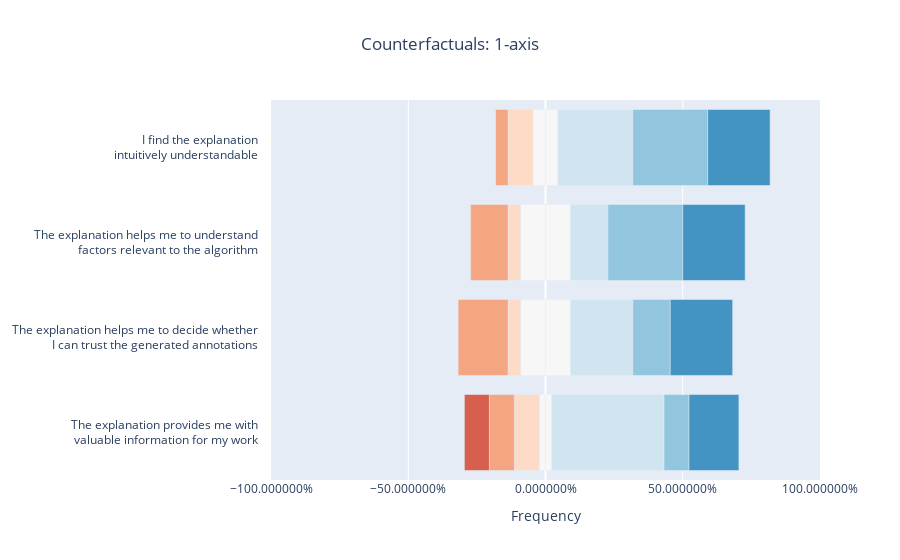
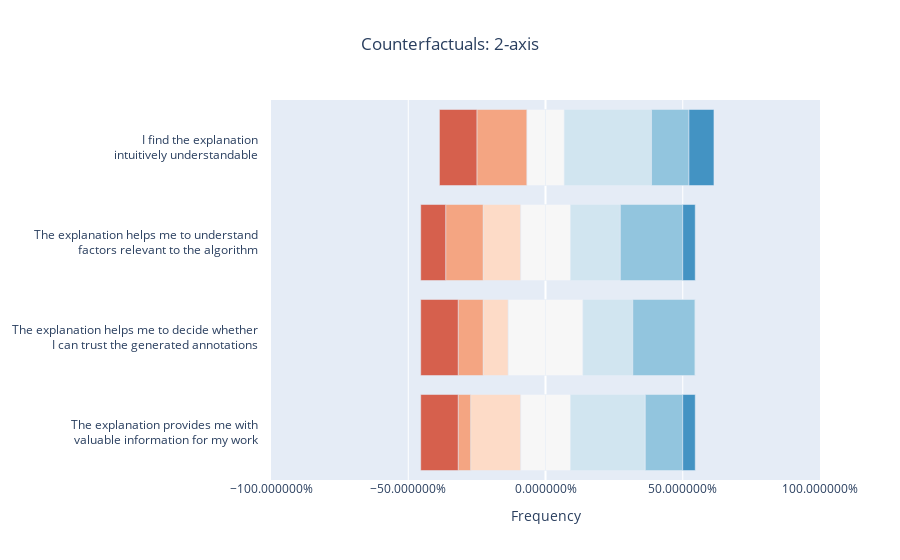
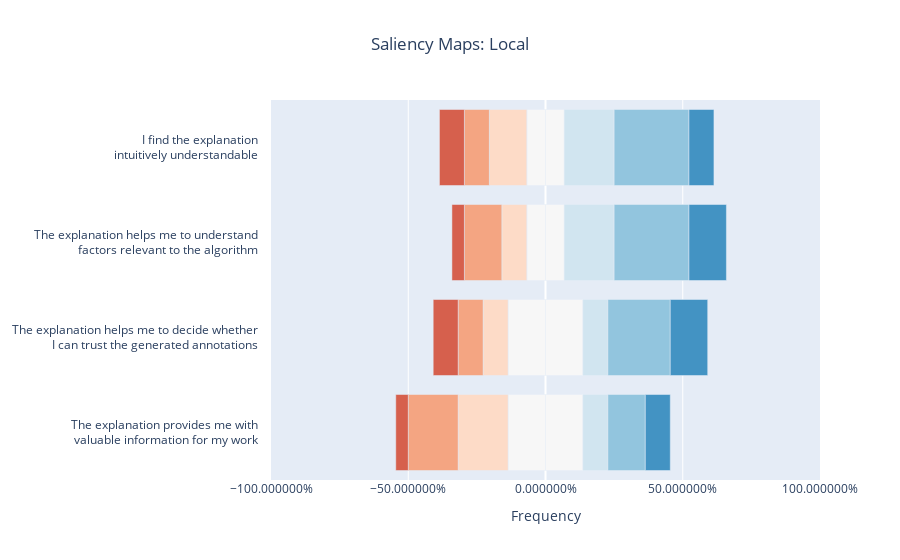
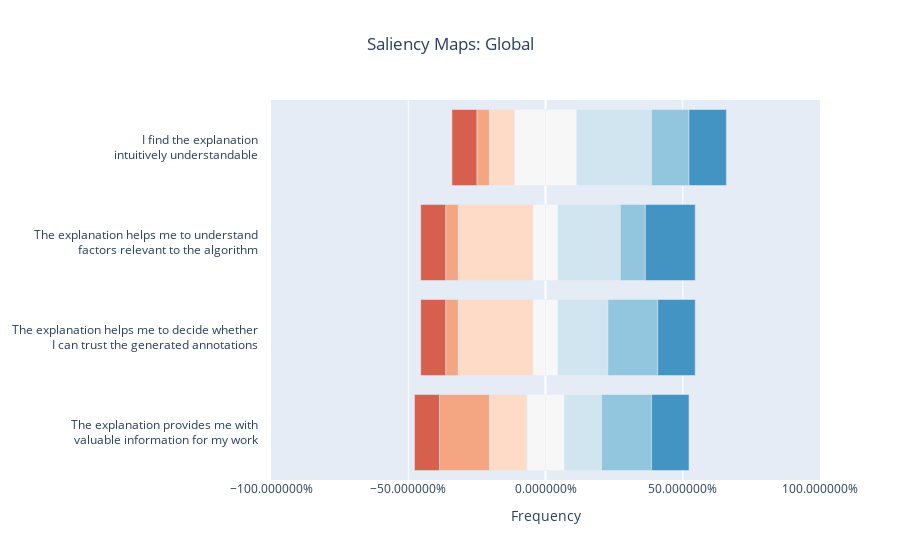

Notebook source saved alongside these figures, in order:
### Markdown cell above
## Stacked diverging bar charts

### Code cell
from typing import Optional
from collections import Counter

import plotly
import plotly.graph_objects as go

def stackedBarChartDF(
    df: pd.DataFrame,
    title: str, 
    palette: list,
    attributes: list = ["Understandability", "Usability", "Informativeness", "Value"],
    labels: Optional[list] = None,
    save_fig: bool = False,
    save_dir: str = "images",
):
    counters = [Counter(df[attribute]) for attribute in attributes]

    fig = go.Figure()  # type: ignore
    
    category_order = [
        "Strongly disagree",
        "Disagree",
        "Slightly disagree",
        "Neutral",
        "Slightly agree",
        "Agree",
        "Strongly agree",
    ]

    number_order = [1, 2, 3, 4, 5, 6, 7]

    def add_bar_trace(num, transform):
        rating = number_order[num]
        counts = [counter[rating] for counter in counters]
        total_count = sum(counters[0].values())

        xvals = [transform(count) / total_count for count in counts]

        fig.add_trace(
            go.Bar(
                x=xvals,
                y=labels if labels else attributes,
                orientation="h",
                name=category_order[num],
                # customdata=xvals,
                # hovertemplate = "%{y}: %{customdata}",
                width=0.8,
                marker_color=palette[num],
            ) # type: ignore
        )  

    # negative side
    add_bar_trace(3, lambda x: x * -0.5)
    for num in reversed(range(0, 3)):
        add_bar_trace(num, lambda x: x * -1)

    # positive side
    add_bar_trace(3, lambda x: x * 0.5)
    for num in range(4, 7):
        add_bar_trace(num, lambda x: x)

    fig.update_layout(
        barmode="relative",
        yaxis_autorange="reversed",
        title=title,
        title_x=0.5,
        xaxis={"tick0": 0, "title": "Frequency", "tickformat": "%", "range": [-1, 1]},
        showlegend=False,
    )
    fig.show()

    if save_fig:
        if not os.path.exists(save_dir):
            os.mkdir(save_dir)
        filename = "".join(i for i in name if i not in "\\/:*?<>|")
        fig.write_image(f"{save_dir}/{filename}.png")

palette = [plotly.colors.diverging.RdBu[n] for n in [2, 3, 4, 5, 6, 7, 8]]  # type: ignore
space = ' ' * 4
labels = [
    f"I find the explanation{space}<br>intuitively understandable{space}", 
    f"The explanation helps me to understand{space}<br>factors relevant to the algorithm{space}",
    f"The explanation helps me to decide whether{space}<br> I can trust the generated annotations{space}",
    f"The explanation provides me with{space}<br>valuable information for my work{space}",
    ]

for name, df in result_dataframes.items():
    stackedBarChartDF(
        df,
        name,
        palette,
        labels=labels,
        save_fig=True,
        save_dir=os.path.splitext(results_filepath)[0],
    )

### Figure 1 — Plotly figure (JSON) as saved in the notebook; plotly's stock layout.template omitted (floating-point values rounded to 4 significant figures)
{"data": [{"marker": {"color": "rgb(247,247,247)"}, "name": "Neutral", "orientation": "h", "type": "bar", "width": 0.8, "x": [-0.04545, -0.09091, -0.09091, -0.02273], "y": ["I find the explanation    <br>intuitively understandable    ", "The explanation helps me to understand    <br>factors relevant to the algorithm    ", "The explanation helps me to decide whether    <br> I can trust the generated annotations    ", "The explanation provides me with    <br>valuable information for my work    "]}, {"marker": {"color": "rgb(253,219,199)"}, "name": "Slightly disagree", "orientation": "h", "type": "bar", "width": 0.8, "x": [-0.09091, -0.04545, -0.04545, -0.09091], "y": ["I find the explanation    <br>intuitively understandable    ", "The explanation helps me to understand    <br>factors relevant to the algorithm    ", "The explanation helps me to decide whether    <br> I can trust the generated annotations    ", "The explanation provides me with    <br>valuable information for my work    "]}, {"marker": {"color": "rgb(244,165,130)"}, "name": "Disagree", "orientation": "h", "type": "bar", "width": 0.8, "x": [-0.04545, -0.1364, -0.1818, -0.09091], "y": ["I find the explanation    <br>intuitively understandable    ", "The explanation helps me to understand    <br>factors relevant to the algorithm    ", "The explanation helps me to decide whether    <br> I can trust the generated annotations    ", "The explanation provides me with    <br>valuable information for my work    "]}, {"marker": {"color": "rgb(214,96,77)"}, "name": "Strongly disagree", "orientation": "h", "type": "bar", "width": 0.8, "x": [0, 0, 0, -0.09091], "y": ["I find the explanation    <br>intuitively understandable    ", "The explanation helps me to understand    <br>factors relevant to the algorithm    ", "The explanation helps me to decide whether    <br> I can trust the generated annotations    ", "The explanation provides me with    <br>valuable information for my work    "]}, {"marker": {"color": "rgb(247,247,247)"}, "name": "Neutral", "orientation": "h", "type": "bar", "width": 0.8, "x": [0.04545, 0.09091, 0.09091, 0.02273], "y": ["I find the explanation    <br>intuitively understandable    ", "The explanation helps me to understand    <br>factors relevant to the algorithm    ", "The explanation helps me to decide whether    <br> I can trust the generated annotations    ", "The explanation provides me with    <br>valuable information for my work    "]}, {"marker": {"color": "rgb(209,229,240)"}, "name": "Slightly agree", "orientation": "h", "type": "bar", "width": 0.8, "x": [0.2727, 0.1364, 0.2273, 0.4091], "y": ["I find the explanation    <br>intuitively understandable    ", "The explanation helps me to understand    <br>factors relevant to the algorithm    ", "The explanation helps me to decide whether    <br> I can trust the generated annotations    ", "The explanation provides me with    <br>valuable information for my work    "]}, {"marker": {"color": "rgb(146,197,222)"}, "name": "Agree", "orientation": "h", "type": "bar", "width": 0.8, "x": [0.2727, 0.2727, 0.1364, 0.09091], "y": ["I find the explanation    <br>intuitively understandable    ", "The explanation helps me to understand    <br>factors relevant to the algorithm    ", "The explanation helps me to decide whether    <br> I can trust the generated annotations    ", "The explanation provides me with    <br>valuable information for my work    "]}, {"marker": {"color": "rgb(67,147,195)"}, "name": "Strongly agree", "orientation": "h", "type": "bar", "width": 0.8, "x": [0.2273, 0.2273, 0.2273, 0.1818], "y": ["I find the explanation    <br>intuitively understandable    ", "The explanation helps me to understand    <br>factors relevant to the algorithm    ", "The explanation helps me to decide whether    <br> I can trust the generated annotations    ", "The explanation provides me with    <br>valuable information for my work    "]}], "layout": {"barmode": "relative", "showlegend": false, "title": {"text": "Counterfactuals: 1-axis", "x": 0.5}, "xaxis": {"range": [-1, 1], "tick0": 0, "tickformat": "%", "title": {"text": "Frequency"}}, "yaxis": {"autorange": "reversed"}}}

### Figure 2 — Plotly figure (JSON) as saved in the notebook; plotly's stock layout.template omitted (floating-point values rounded to 4 significant figures)
{"data": [{"marker": {"color": "rgb(247,247,247)"}, "name": "Neutral", "orientation": "h", "type": "bar", "width": 0.8, "x": [-0.06818, -0.09091, -0.1364, -0.09091], "y": ["I find the explanation    <br>intuitively understandable    ", "The explanation helps me to understand    <br>factors relevant to the algorithm    ", "The explanation helps me to decide whether    <br> I can trust the generated annotations    ", "The explanation provides me with    <br>valuable information for my work    "]}, {"marker": {"color": "rgb(253,219,199)"}, "name": "Slightly disagree", "orientation": "h", "type": "bar", "width": 0.8, "x": [0, -0.1364, -0.09091, -0.1818], "y": ["I find the explanation    <br>intuitively understandable    ", "The explanation helps me to understand    <br>factors relevant to the algorithm    ", "The explanation helps me to decide whether    <br> I can trust the generated annotations    ", "The explanation provides me with    <br>valuable information for my work    "]}, {"marker": {"color": "rgb(244,165,130)"}, "name": "Disagree", "orientation": "h", "type": "bar", "width": 0.8, "x": [-0.1818, -0.1364, -0.09091, -0.04545], "y": ["I find the explanation    <br>intuitively understandable    ", "The explanation helps me to understand    <br>factors relevant to the algorithm    ", "The explanation helps me to decide whether    <br> I can trust the generated annotations    ", "The explanation provides me with    <br>valuable information for my work    "]}, {"marker": {"color": "rgb(214,96,77)"}, "name": "Strongly disagree", "orientation": "h", "type": "bar", "width": 0.8, "x": [-0.1364, -0.09091, -0.1364, -0.1364], "y": ["I find the explanation    <br>intuitively understandable    ", "The explanation helps me to understand    <br>factors relevant to the algorithm    ", "The explanation helps me to decide whether    <br> I can trust the generated annotations    ", "The explanation provides me with    <br>valuable information for my work    "]}, {"marker": {"color": "rgb(247,247,247)"}, "name": "Neutral", "orientation": "h", "type": "bar", "width": 0.8, "x": [0.06818, 0.09091, 0.1364, 0.09091], "y": ["I find the explanation    <br>intuitively understandable    ", "The explanation helps me to understand    <br>factors relevant to the algorithm    ", "The explanation helps me to decide whether    <br> I can trust the generated annotations    ", "The explanation provides me with    <br>valuable information for my work    "]}, {"marker": {"color": "rgb(209,229,240)"}, "name": "Slightly agree", "orientation": "h", "type": "bar", "width": 0.8, "x": [0.3182, 0.1818, 0.1818, 0.2727], "y": ["I find the explanation    <br>intuitively understandable    ", "The explanation helps me to understand    <br>factors relevant to the algorithm    ", "The explanation helps me to decide whether    <br> I can trust the generated annotations    ", "The explanation provides me with    <br>valuable information for my work    "]}, {"marker": {"color": "rgb(146,197,222)"}, "name": "Agree", "orientation": "h", "type": "bar", "width": 0.8, "x": [0.1364, 0.2273, 0.2273, 0.1364], "y": ["I find the explanation    <br>intuitively understandable    ", "The explanation helps me to understand    <br>factors relevant to the algorithm    ", "The explanation helps me to decide whether    <br> I can trust the generated annotations    ", "The explanation provides me with    <br>valuable information for my work    "]}, {"marker": {"color": "rgb(67,147,195)"}, "name": "Strongly agree", "orientation": "h", "type": "bar", "width": 0.8, "x": [0.09091, 0.04545, 0, 0.04545], "y": ["I find the explanation    <br>intuitively understandable    ", "The explanation helps me to understand    <br>factors relevant to the algorithm    ", "The explanation helps me to decide whether    <br> I can trust the generated annotations    ", "The explanation provides me with    <br>valuable information for my work    "]}], "layout": {"barmode": "relative", "showlegend": false, "title": {"text": "Counterfactuals: 2-axis", "x": 0.5}, "xaxis": {"range": [-1, 1], "tick0": 0, "tickformat": "%", "title": {"text": "Frequency"}}, "yaxis": {"autorange": "reversed"}}}

### Figure 3 — Plotly figure (JSON) as saved in the notebook; plotly's stock layout.template omitted (floating-point values rounded to 4 significant figures)
{"data": [{"marker": {"color": "rgb(247,247,247)"}, "name": "Neutral", "orientation": "h", "type": "bar", "width": 0.8, "x": [-0.06818, -0.06818, -0.1364, -0.1364], "y": ["I find the explanation    <br>intuitively understandable    ", "The explanation helps me to understand    <br>factors relevant to the algorithm    ", "The explanation helps me to decide whether    <br> I can trust the generated annotations    ", "The explanation provides me with    <br>valuable information for my work    "]}, {"marker": {"color": "rgb(253,219,199)"}, "name": "Slightly disagree", "orientation": "h", "type": "bar", "width": 0.8, "x": [-0.1364, -0.09091, -0.09091, -0.1818], "y": ["I find the explanation    <br>intuitively understandable    ", "The explanation helps me to understand    <br>factors relevant to the algorithm    ", "The explanation helps me to decide whether    <br> I can trust the generated annotations    ", "The explanation provides me with    <br>valuable information for my work    "]}, {"marker": {"color": "rgb(244,165,130)"}, "name": "Disagree", "orientation": "h", "type": "bar", "width": 0.8, "x": [-0.09091, -0.1364, -0.09091, -0.1818], "y": ["I find the explanation    <br>intuitively understandable    ", "The explanation helps me to understand    <br>factors relevant to the algorithm    ", "The explanation helps me to decide whether    <br> I can trust the generated annotations    ", "The explanation provides me with    <br>valuable information for my work    "]}, {"marker": {"color": "rgb(214,96,77)"}, "name": "Strongly disagree", "orientation": "h", "type": "bar", "width": 0.8, "x": [-0.09091, -0.04545, -0.09091, -0.04545], "y": ["I find the explanation    <br>intuitively understandable    ", "The explanation helps me to understand    <br>factors relevant to the algorithm    ", "The explanation helps me to decide whether    <br> I can trust the generated annotations    ", "The explanation provides me with    <br>valuable information for my work    "]}, {"marker": {"color": "rgb(247,247,247)"}, "name": "Neutral", "orientation": "h", "type": "bar", "width": 0.8, "x": [0.06818, 0.06818, 0.1364, 0.1364], "y": ["I find the explanation    <br>intuitively understandable    ", "The explanation helps me to understand    <br>factors relevant to the algorithm    ", "The explanation helps me to decide whether    <br> I can trust the generated annotations    ", "The explanation provides me with    <br>valuable information for my work    "]}, {"marker": {"color": "rgb(209,229,240)"}, "name": "Slightly agree", "orientation": "h", "type": "bar", "width": 0.8, "x": [0.1818, 0.1818, 0.09091, 0.09091], "y": ["I find the explanation    <br>intuitively understandable    ", "The explanation helps me to understand    <br>factors relevant to the algorithm    ", "The explanation helps me to decide whether    <br> I can trust the generated annotations    ", "The explanation provides me with    <br>valuable information for my work    "]}, {"marker": {"color": "rgb(146,197,222)"}, "name": "Agree", "orientation": "h", "type": "bar", "width": 0.8, "x": [0.2727, 0.2727, 0.2273, 0.1364], "y": ["I find the explanation    <br>intuitively understandable    ", "The explanation helps me to understand    <br>factors relevant to the algorithm    ", "The explanation helps me to decide whether    <br> I can trust the generated annotations    ", "The explanation provides me with    <br>valuable information for my work    "]}, {"marker": {"color": "rgb(67,147,195)"}, "name": "Strongly agree", "orientation": "h", "type": "bar", "width": 0.8, "x": [0.09091, 0.1364, 0.1364, 0.09091], "y": ["I find the explanation    <br>intuitively understandable    ", "The explanation helps me to understand    <br>factors relevant to the algorithm    ", "The explanation helps me to decide whether    <br> I can trust the generated annotations    ", "The explanation provides me with    <br>valuable information for my work    "]}], "layout": {"barmode": "relative", "showlegend": false, "title": {"text": "Saliency Maps: Local", "x": 0.5}, "xaxis": {"range": [-1, 1], "tick0": 0, "tickformat": "%", "title": {"text": "Frequency"}}, "yaxis": {"autorange": "reversed"}}}

### Figure 4 — Plotly figure (JSON) as saved in the notebook; plotly's stock layout.template omitted (floating-point values rounded to 4 significant figures)
{"data": [{"marker": {"color": "rgb(247,247,247)"}, "name": "Neutral", "orientation": "h", "type": "bar", "width": 0.8, "x": [-0.1136, -0.04545, -0.04545, -0.06818], "y": ["I find the explanation    <br>intuitively understandable    ", "The explanation helps me to understand    <br>factors relevant to the algorithm    ", "The explanation helps me to decide whether    <br> I can trust the generated annotations    ", "The explanation provides me with    <br>valuable information for my work    "]}, {"marker": {"color": "rgb(253,219,199)"}, "name": "Slightly disagree", "orientation": "h", "type": "bar", "width": 0.8, "x": [-0.09091, -0.2727, -0.2727, -0.1364], "y": ["I find the explanation    <br>intuitively understandable    ", "The explanation helps me to understand    <br>factors relevant to the algorithm    ", "The explanation helps me to decide whether    <br> I can trust the generated annotations    ", "The explanation provides me with    <br>valuable information for my work    "]}, {"marker": {"color": "rgb(244,165,130)"}, "name": "Disagree", "orientation": "h", "type": "bar", "width": 0.8, "x": [-0.04545, -0.04545, -0.04545, -0.1818], "y": ["I find the explanation    <br>intuitively understandable    ", "The explanation helps me to understand    <br>factors relevant to the algorithm    ", "The explanation helps me to decide whether    <br> I can trust the generated annotations    ", "The explanation provides me with    <br>valuable information for my work    "]}, {"marker": {"color": "rgb(214,96,77)"}, "name": "Strongly disagree", "orientation": "h", "type": "bar", "width": 0.8, "x": [-0.09091, -0.09091, -0.09091, -0.09091], "y": ["I find the explanation    <br>intuitively understandable    ", "The explanation helps me to understand    <br>factors relevant to the algorithm    ", "The explanation helps me to decide whether    <br> I can trust the generated annotations    ", "The explanation provides me with    <br>valuable information for my work    "]}, {"marker": {"color": "rgb(247,247,247)"}, "name": "Neutral", "orientation": "h", "type": "bar", "width": 0.8, "x": [0.1136, 0.04545, 0.04545, 0.06818], "y": ["I find the explanation    <br>intuitively understandable    ", "The explanation helps me to understand    <br>factors relevant to the algorithm    ", "The explanation helps me to decide whether    <br> I can trust the generated annotations    ", "The explanation provides me with    <br>valuable information for my work    "]}, {"marker": {"color": "rgb(209,229,240)"}, "name": "Slightly agree", "orientation": "h", "type": "bar", "width": 0.8, "x": [0.2727, 0.2273, 0.1818, 0.1364], "y": ["I find the explanation    <br>intuitively understandable    ", "The explanation helps me to understand    <br>factors relevant to the algorithm    ", "The explanation helps me to decide whether    <br> I can trust the generated annotations    ", "The explanation provides me with    <br>valuable information for my work    "]}, {"marker": {"color": "rgb(146,197,222)"}, "name": "Agree", "orientation": "h", "type": "bar", "width": 0.8, "x": [0.1364, 0.09091, 0.1818, 0.1818], "y": ["I find the explanation    <br>intuitively understandable    ", "The explanation helps me to understand    <br>factors relevant to the algorithm    ", "The explanation helps me to decide whether    <br> I can trust the generated annotations    ", "The explanation provides me with    <br>valuable information for my work    "]}, {"marker": {"color": "rgb(67,147,195)"}, "name": "Strongly agree", "orientation": "h", "type": "bar", "width": 0.8, "x": [0.1364, 0.1818, 0.1364, 0.1364], "y": ["I find the explanation    <br>intuitively understandable    ", "The explanation helps me to understand    <br>factors relevant to the algorithm    ", "The explanation helps me to decide whether    <br> I can trust the generated annotations    ", "The explanation provides me with    <br>valuable information for my work    "]}], "layout": {"barmode": "relative", "showlegend": false, "title": {"text": "Saliency Maps: Global", "x": 0.5}, "xaxis": {"range": [-1, 1], "tick0": 0, "tickformat": "%", "title": {"text": "Frequency"}}, "yaxis": {"autorange": "reversed"}}}
